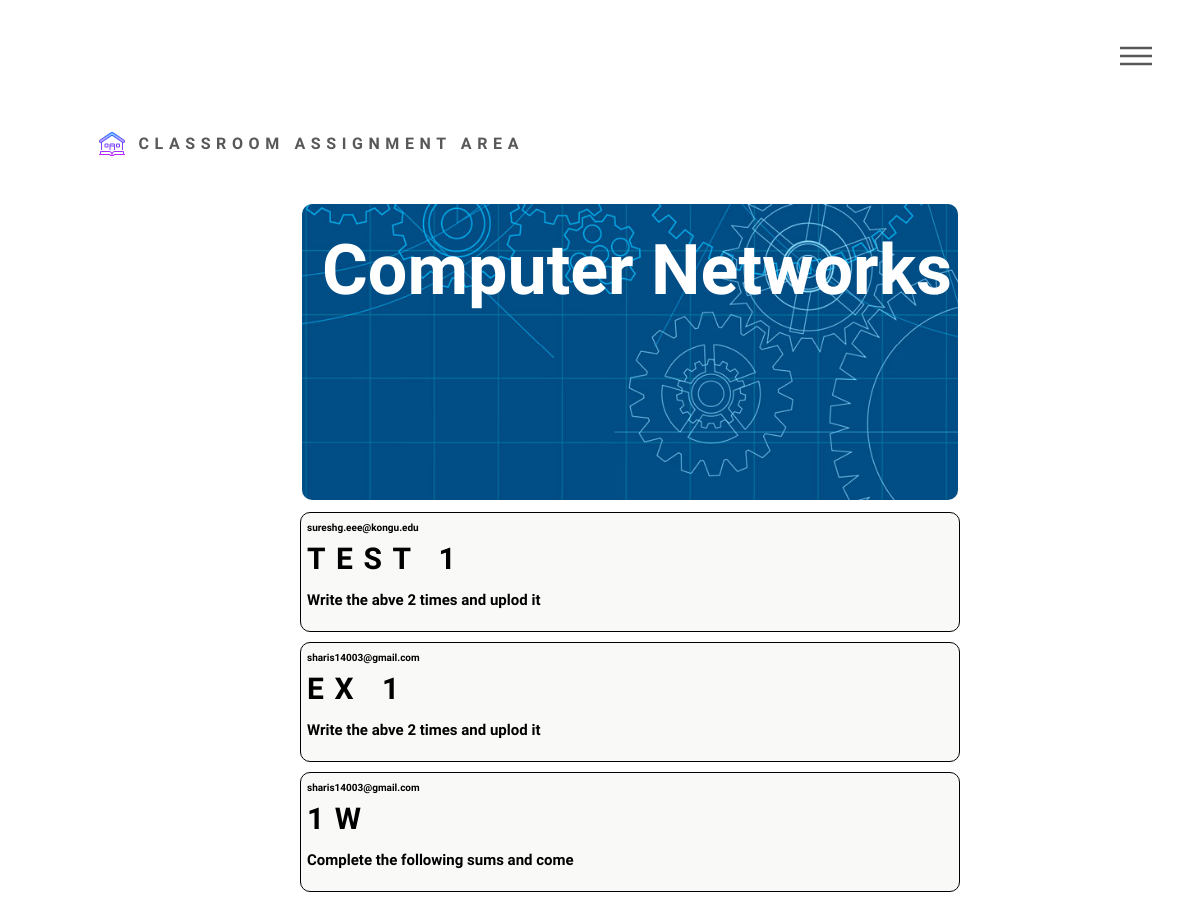
/php/course_details_student_teacher.php?course_code=3oezUnfu (signed in), run on the app's committed database.
### tables this page shows
CREATE TABLE `staff_course_proposal` (
  `id` int(11) NOT NULL,
  `staff_mail_id` varchar(50) NOT NULL,
  `course_code` varchar(50) NOT NULL,
  `course_name` varchar(100) NOT NULL,
  `class_name` varchar(25) NOT NULL,
  `gmeet_link` varchar(100) NOT NULL,
  `course_description` varchar(100) NOT NULL,
  `timestamp` timestamp NOT NULL DEFAULT current_timestamp() ON UPDATE current_timestamp()
);

CREATE TABLE `course_assingments` (
  `couse_code` varchar(20) NOT NULL,
  `assignment_id` int(11) NOT NULL,
  `assignment_name` varchar(300) NOT NULL,
  `assingment_description` varchar(300) NOT NULL,
  `file_name` varchar(100) NOT NULL,
  `staff_mail_id` varchar(50) NOT NULL,
  `due_date` date NOT NULL,
  `max_mark` int(11) NOT NULL,
  `timestap` timestamp NOT NULL DEFAULT current_timestamp() ON UPDATE current_timestamp()
);

### php/course_details_student_teacher.php (the view, shortened to what this page needs)
<?php
include('./conn.php');
$couse_code=$_GET['course_code'];
$sql_course_fetch="SELECT * FROM staff_course_proposal WHERE course_code='$couse_code'";
$res_course_fetch=mysqli_query($conn,$sql_course_fetch);
while($row=mysqli_fetch_array($res_course_fetch,MYSQLI_ASSOC)){
    $course_name=$row['course_name'];
}
$sql_course_assign_fetch="SELECT * FROM course_assingments WHERE couse_code='$couse_code'";
$res_course_assign_fetch=mysqli_query($conn,$sql_course_assign_fetch);
?>
<!DOCTYPE HTML>
<html>
	<head>
		<link rel="stylesheet" href="../assets/css/main.css" />
	</head>
	<body class="is-preload">
			<div id="wrapper">
					<header id="header">
						<div class="inner">
								<a href="teacher_home.php" class="logo">
									<span class="symbol"><img src="../assets/images/classroom_icon.png" alt="" /></span><span class="title">Classroom Assignment area</span>
								</a>
								<nav>
									<ul>
										<li><a href="#menu">Menu</a></li>
									</ul>
								</nav>
						</div>
					</header>
                    <div class="course_name_box">
                        <img src="../assets/images/course_display images.jpg" alt="img" class="img-course_name_box">
                        <div class="course_name_text"><?php echo $course_name;?></div>
                    </div>
                    <?php
                    while($row2=mysqli_fetch_array($res_course_assign_fetch)){
                        ?>
					<a href="assignment_details_stud.php?assignment_id=<?php echo $row2['assignment_id'] ?>">
						<div class="course_display_box" style="height: 120px;">
							<p class="posed_by"><?php echo $row2['staff_mail_id']; ?></p>
							<h2><?php echo $row2['assignment_name']; ?></h2>
							<h3><?php echo $row2['assingment_description']; ?></h3><br>
						</div>
					</a>
<?php } ?>
			</div>
	</body>
</html>

### data on the page
staff_course_proposal: course_name "Computer Networks"
course_assingments: staff_mail "sureshg.eee@kongu.edu", assignment_name "TEST 1", assingment_description "Write the abve 2 times and uplod it"
course_assingments: staff_mail "sharis14003@gmail.com", assignment_name "EX 1", assingment_description "Write the abve 2 times and uplod it"
course_assingments: staff_mail "sharis14003@gmail.com", assignment_name "1W", assingment_description "Complete the following sums and come"
